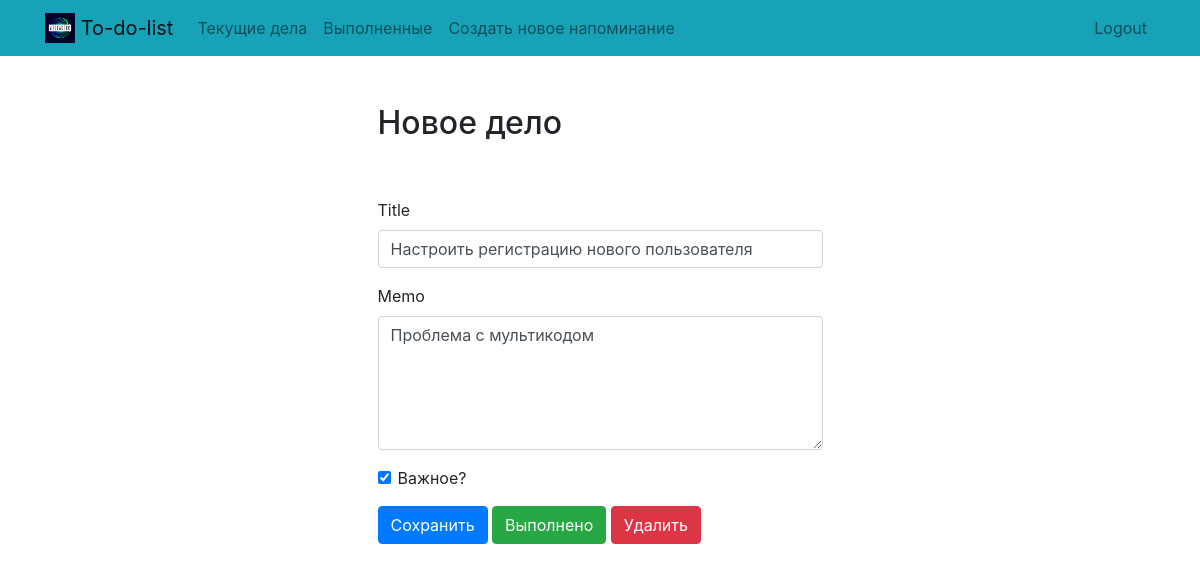
The page /todo/2 (signed in) on the database its author committed.
### todo/models.py (models this page shows, shortened)
class Todolist(models.Model):
    title = models.CharField(max_length=100)
    memo = models.TextField(blank=True)
    date_created = models.DateTimeField(auto_now_add=True)
    date_completed = models.DateTimeField(null=True, blank=True)
    important = models.BooleanField(default=False)
    user = models.ForeignKey(User, on_delete=models.CASCADE)

### todo/views.py (the view, shortened to what this page needs)
# urls.py: path('todo/<int:todo_pk>', views.viewtodo, name='viewtodo'),
@login_required()
def viewtodo(request, todo_pk):
    todo = get_object_or_404(Todolist, pk=todo_pk, user=request.user)
    if request.method == 'GET':
        form = TodoForm(instance=todo)
        return render(request, 'todo/viewtodo.html', {'todo': todo, 'form': form})

### todo/forms.py
class TodoForm(ModelForm):
    class Meta:
        model = Todolist
        fields = ['title', 'memo', 'important']

### templates/todo/viewtodo.html (shortened to what this page needs)
{% extends "todo/base.html" %}
{% block content %}
    <div class="row justify-content-center mt-5">
        <div class="col-md-5">
            <h2>Новое дело</h2>
        </div>
    </div>
    <div class="row justify-content-center mt-5">
        <div class="col-md-5">
            <form method="POST">
                <div class="form-group">
                    <label for="title">Title</label>
                    <input type="text" name="title" class="form-control" id="title" value="{{ todo.title }}" required>
                </div>
                <div class="form-group">
                    <label for="memo">Memo</label>
                    <textarea name="memo" rows="5" class="form-control" id="memo" >{{ todo.memo }}</textarea>
                </div>
                <div class="form-group form-check">
                    <input type="checkbox" name="important" class="form-check-input" id="important" {% if todo.important %}checked{% endif %}>
                    <label class="form-check-label" for="important">Важное?</label>
                </div>
                <button type="submit" class="btn btn-primary">Сохранить</button>
                <button type="button" class="btn btn-success" onclick="$('#complete').click()">Выполнено</button>
                <button type="button" class="btn btn-danger" onclick="$('#delete').click()">Удалить</button>
            </form>
        </div>
    </div>
{% endblock %}

### rows shown on the page
Todolist: title "Настроить регистрацию нового пользователя", memo "Проблема с мультикодом", important "☑"
